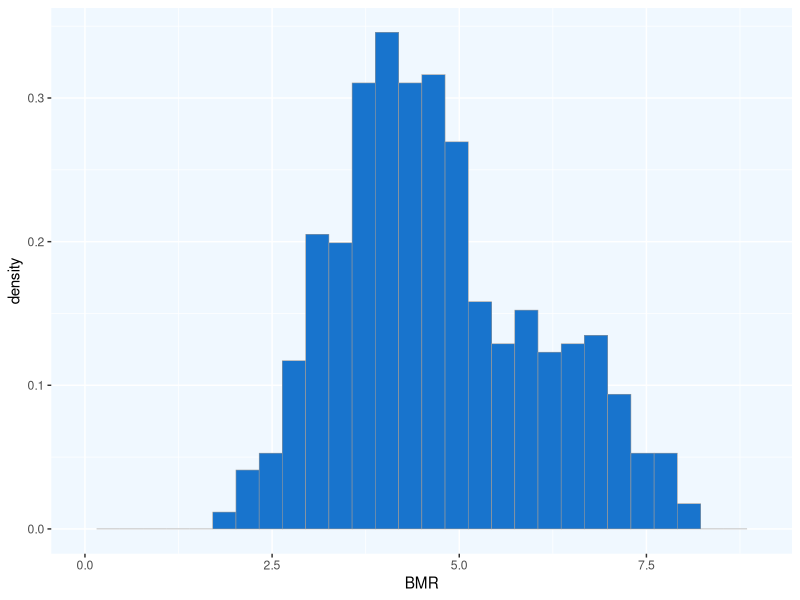
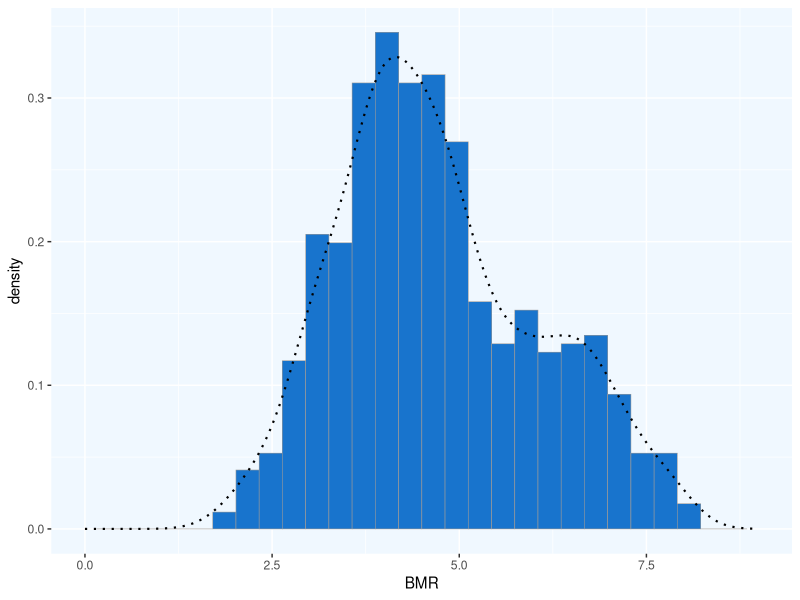
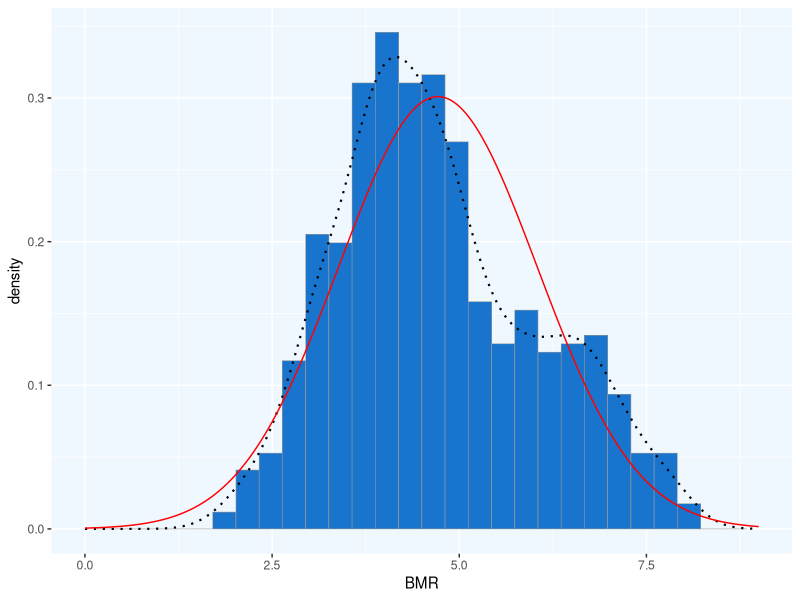
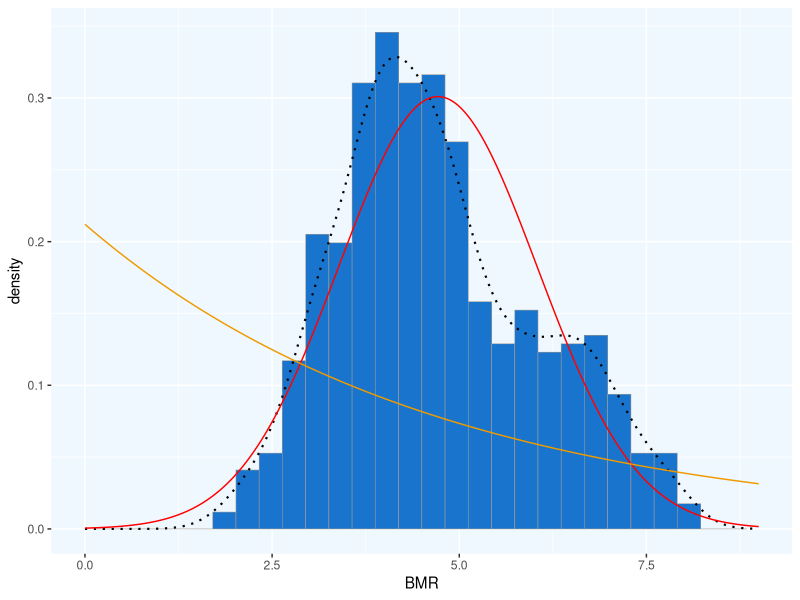
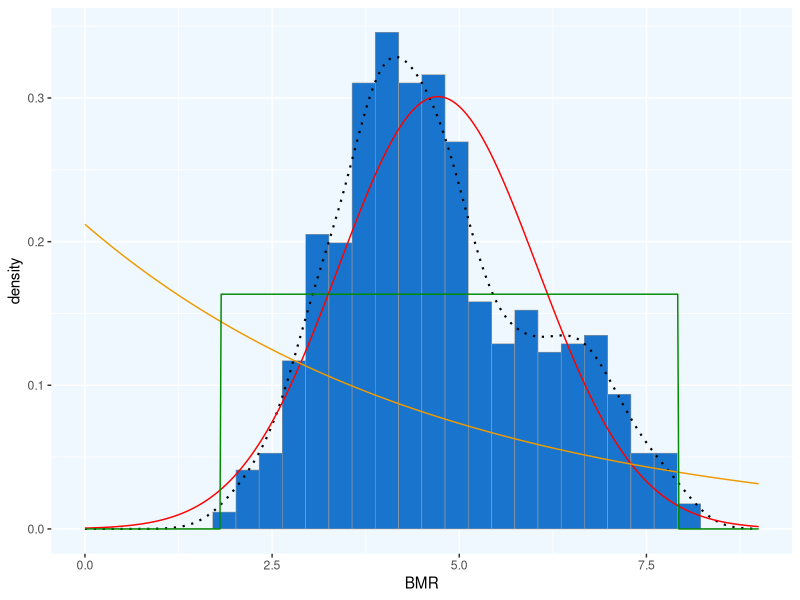
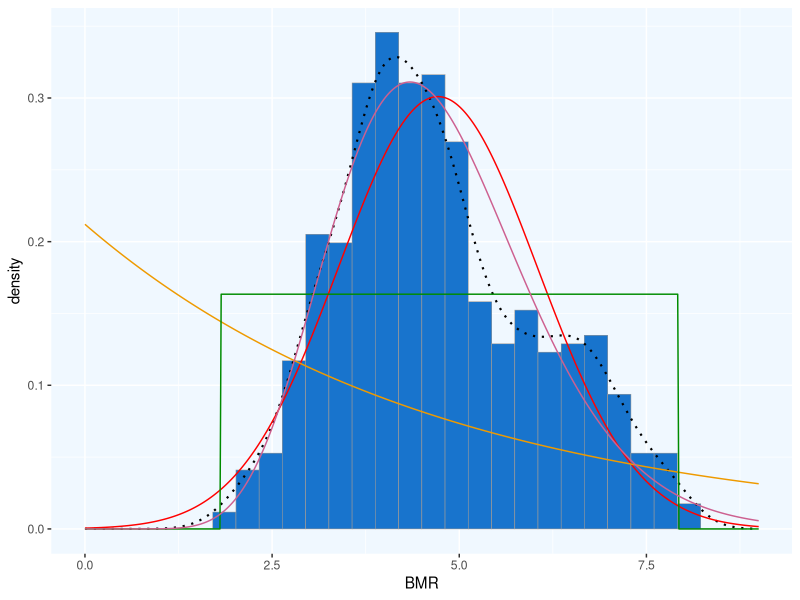
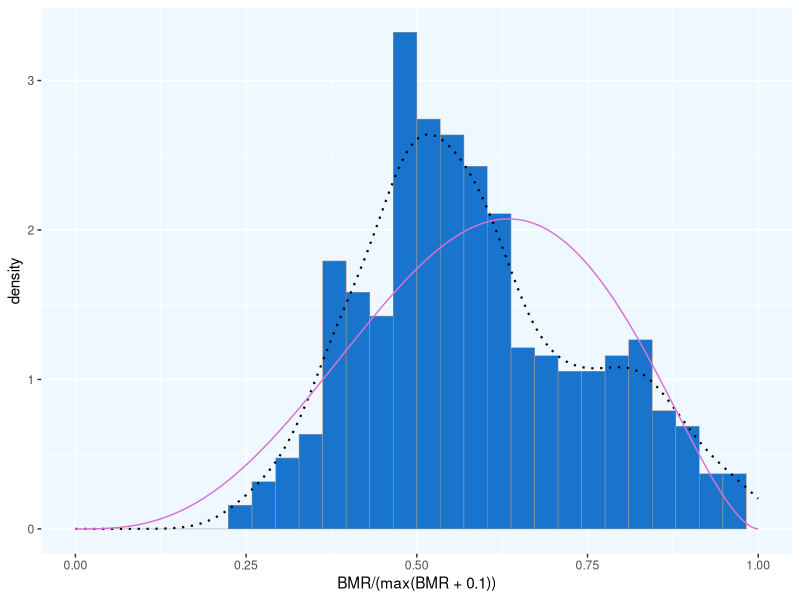
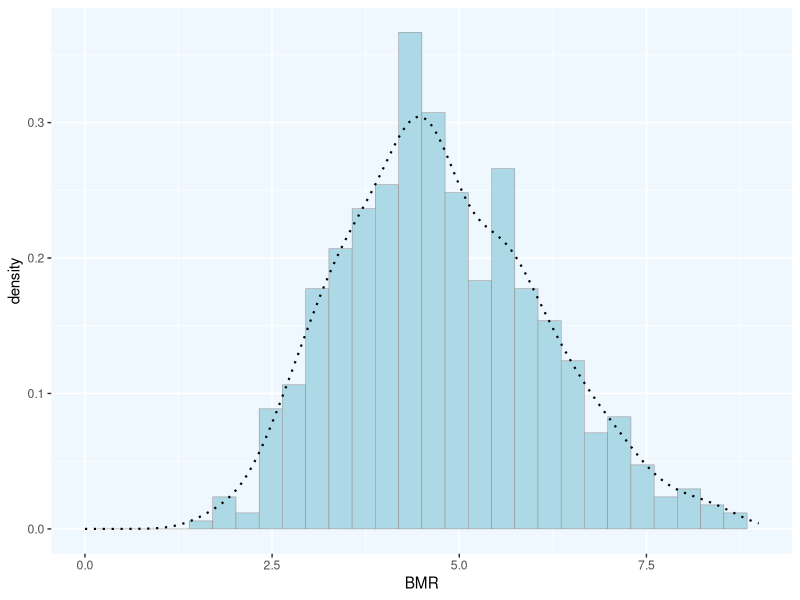

Source code (R) for these figures, in order:
## ---- chunk 1
library(ggplot2) # for graphics
library(MASS) # for maximum likelihood estimation
library(dplyr)
library(gridExtra) # more graphics
## ---- chunk 2
mammal_df <- read.csv("mammal_bmr.csv", sep=",", comment.char='#')
str(mammal_df)
mammal_df$BMR <- mammal_df$BMR..mlO2.hour. # copying BMR column to a new column
mammal_df[(mammal_df$BMR == -9999),] = NA # fix weird method for assigning missing values
mammal_df <- na.omit(mammal_df)
summary(mammal_df$BMR) # maximum BMR is ~51,000
mammal_df <- mammal_df %>% 
  mutate(BMR=log(BMR..mlO2.hour.)) # log transformation the BMRs
sum(mammal_df$BMR > 8) # only 30 samples (out of 580) are larger than 10^8 so I'm going to filter those out since it makes the data very hard to view (long tail)
mammal_df <- mammal_df %>% 
  filter(BMR <= 8)

## ---- chunk 3
p1 <- ggplot(data=mammal_df, aes(x=BMR, y=..density..)) +
  xlim(0,9) +
  geom_histogram(color="grey60",fill="dodgerblue3",size=0.2) +
  theme(panel.background=element_rect(fill = "aliceblue"))
print(p1)
## ---- chunk 4
p1 <-  p1 +  geom_density(linetype="dotted",size=0.75)
print(p1)
## ---- chunk 5
normPars <- fitdistr(mammal_df$BMR,"normal")
print(normPars)
 #      mean          sd    
 #  4.71494765   1.32549513 
 # (0.05651930) (0.03996518)
str(normPars)
normPars$estimate["mean"] # note structure of getting a named attribute
# 4.714948
## ---- chunk 6
meanML <- normPars$estimate["mean"]
sdML <- normPars$estimate["sd"]

xval <- seq(0,max(mammal_df$BMR),len=length(mammal_df$BMR))

 stat <- stat_function(aes(x = xval, y = ..y..), fun = dnorm, colour="red", n = length(mammal_df$BMR), args = list(mean = meanML, sd = sdML))
 p1 + stat

## ---- chunk 7
expoPars <- fitdistr(mammal_df$BMR,"exponential")
rateML <- expoPars$estimate["rate"]

stat2 <- stat_function(aes(x = xval, y = ..y..), fun = dexp, colour="orange2", n = length(mammal_df$BMR), args = list(rate=rateML))
 p1 + stat + stat2
 
## ---- chunk 8
stat3 <- stat_function(aes(x = xval, y = ..y..), fun = dunif, colour="green4", n = length(mammal_df$BMR), args = list(min=min(mammal_df$BMR), max=max(mammal_df$BMR)))
 p1 + stat + stat2 + stat3
 
## ---- chunk 9
gammaPars <- fitdistr(mammal_df$BMR,"gamma")
shapeML <- gammaPars$estimate["shape"]
rateML <- gammaPars$estimate["rate"]

stat4 <- stat_function(aes(x = xval, y = ..y..), fun = dgamma, colour="hotpink3", n = length(mammal_df$BMR), args = list(shape=shapeML, rate=rateML))
 p1 + stat + stat2 + stat3 + stat4
## ---- chunk 10
pSpecial <- ggplot(data=mammal_df, aes(x=BMR/(max(BMR + 0.1)), y=..density..)) +
  geom_histogram(color="grey60",fill="dodgerblue3",size=0.2) + 
   theme(panel.background=element_rect(fill = "aliceblue")) +
  xlim(c(0,1)) +
  geom_density(size=0.75,linetype="dotted")

betaPars <- fitdistr(x=mammal_df$BMR/max(mammal_df$BMR + 0.1),start=list(shape1=1,shape2=2),"beta")
shape1ML <- betaPars$estimate["shape1"]
shape2ML <- betaPars$estimate["shape2"]

statSpecial <- stat_function(aes(x = xval, y = ..y..), fun = dbeta, colour="orchid", n = length(mammal_df$BMR), args = list(shape1=shape1ML,shape2=shape2ML))
pSpecial + statSpecial

## ---- chunk 11
# Get maximum likelihood parameters for a gamma distribution
gammaPars <- fitdistr(mammal_df$BMR,"gamma")
print(gammaPars)
 #     shape         rate   
 #  12.6297495    2.6787878 
 # ( 0.7517515) ( 0.1626546)
str(gammaPars)
sim_shape <- gammaPars$estimate["shape"] # 12.6297495
sim_rate <- gammaPars$estimate["rate"] # 2.678788

sim_gamma <- data.frame(rgamma(n=length(mammal_df$BMR), shape=sim_shape, rate=sim_rate)) 
sim_gamma$BMR <- sim_gamma$rgamma.n...length.mammal_df.BMR...shape...sim_shape..rate...sim_rate. # add new column

p2 <- ggplot(data=sim_gamma, aes(x=BMR, y=..density..)) + 
  xlim(0,9) +
  theme(panel.background=element_rect(fill = "aliceblue")) +
  geom_histogram(color="grey60",fill="lightblue",size=0.2) # new histrogram from simulated data

p2 <-  p2 + geom_density(linetype="dotted",size=0.75) # add density curve
print(p2)

sim_stat <- stat_function(aes(x = xval, y = ..y..), fun = dgamma, colour="hotpink3", n = length(sim_gamma$BMR), args = list(shape=sim_shape, rate=sim_rate))
 p2 + sim_stat


## ---- chunk 12
grid.arrange(p1 + stat4, p2 + sim_stat, ncol=2)

## ---- chunk 13
length(unique(mammal_df$Order))
sum(mammal_df$Order == "Carnivora")
sum(mammal_df$Order == "Rodentia")
